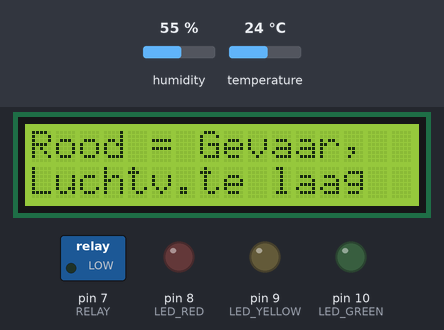
Recording of a sketch running on a simulated Arduino Uno, built with avr-gcc and run on an emulated ATmega328P. On the bench: 16×2 character LCD, switched loads named in the sketch (green lamp = pin HIGH), output pins drawn as LEDs (lit = HIGH). Inputs (shaded band) come from the test bench; at power-on: humidity 55 %, temperature 24 °C. What the sketch prints to the serial monitor is not drawn.

Above: at 6.1 s.
At 19.2 s:
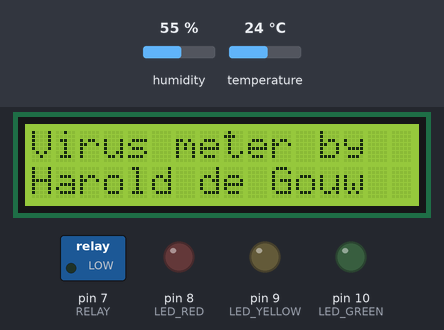
19.3 s: humidity set to 22 %
At 21.0 s:
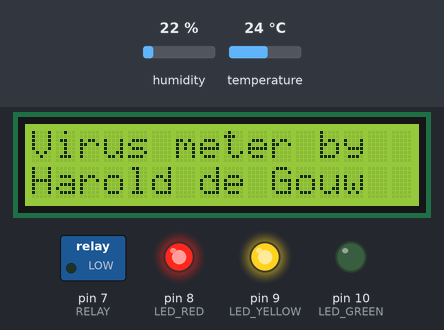
At 26.1 s:
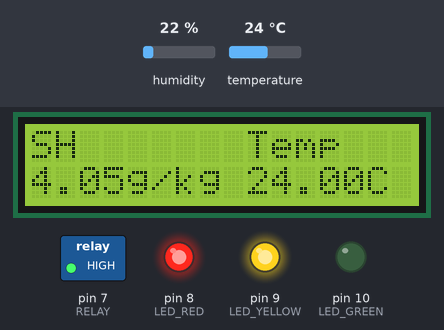
Timing chart, 0 to 27.6 s (numbered marks = the images above; inputs shaded):
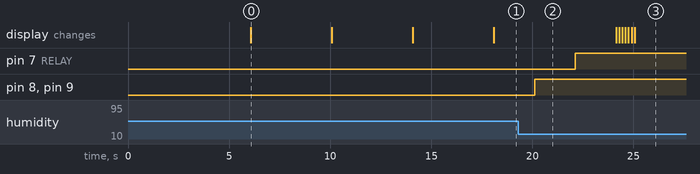

Measured:
- what the display in image 0 shows lasts 4.0 s, from 6.1 s to 10.1 s

The sketch:

AH_meter10_SH.ino
```cpp
/*
  LiquidCrystal Library

 Demonstrates the use a 16x2 LCD display.  The LiquidCrystal
 library works with all LCD displays that are compatible with the
 Hitachi HD44780 driver. There are many of them out there, and you
 can usually tell them by the 16-pin interface.

 This sketch prints the sensor redings to the LCD

  The circuit:
 * LCD RS pin to digital pin 12
 * LCD Enable pin to digital pin 11
 * LCD D4 pin to digital pin 5
 * LCD D5 pin to digital pin 4
 * LCD D6 pin to digital pin 3
 * LCD D7 pin to digital pin 2
 * LCD R/W pin to ground
 * LCD VSS pin to ground
 * LCD VCC pin to 5V
 * 10K resistor:
 * ends to +5V and ground
 * wiper to LCD VO pin (pin 3)

 //27-4-2020 combined scteches by Harold de Gouw.
*/

// include the library code:
#include "DHT.h"
#include <LiquidCrystal.h>
#include <math.h>

#define DHTPIN 13     // Digital pin connected to the DHT sensor
// Feather HUZZAH ESP8266 note: use pins 3, 4, 5, 12, 13 or 14 --
// Pin 15 can work but DHT must be disconnected during program upload.
#define RELAY 7
#define LED_RED 8
#define LED_YELLOW 9
#define LED_GREEN 10

// Uncomment whatever type you're using!
#define DHTTYPE DHT11 // DHT 11

// DHT: Connect pin 1 (on the left) of the sensor to +5V
// NOTE: If using a board with 3.3V logic like an Arduino Due connect pin 1
// to 3.3V instead of 5V!
// Connect pin 2 of the sensor to whatever your DHTPIN is
// Connect pin 4 (on the right) of the sensor to GROUND
// Connect a 10K resistor from pin 2 (data) to pin 1 (power) of the sensor

// Initialize DHT sensor.
// Note that older versions of this library took an optional third parameter to
// tweak the timings for faster processors.  This parameter is no longer needed
// as the current DHT reading algorithm adjusts itself to work on faster procs.
DHT dht(DHTPIN, DHTTYPE);

// initialize the library by associating any needed LCD interface pin
// with the arduino pin number it is connected to
const int rs = 12, en = 11, d4 = 5, d5 = 4, d6 = 3, d7 = 2;
LiquidCrystal lcd(rs, en, d4, d5, d6, d7);

//For calculating the Absolute humidity set all readings to zero
float t = 0; //Temperature °C
float pressavg = 0; //airpressure [hPa]
float h = 0; //Humidity Relative %
float tempK = 0; //Temperature °K
float vp = 0; // Saturation vapor pressure [hPa]
float mr = 0; //Mixing Ratio, W or specific Humidity g/kg
float ah = 0; //Absolute Humidity g/m³
float vpe = 0; // Water vapor pressure

// CONSTANTS FOR SATURATED VAPOR PRESSURE CALCULATION
float a0 = 6.107799961;
float a1 = 0.4436518521;
float a2 = 0.01428945805;
float a3 = 0.0002650648471;
float a4 = 0.000003031240396;
float a5 = 0.00000002034080948;
float a6 = 0.00000000006136820929;


void setup() {
  //DHT sensor:
  Serial.begin(9600);
  Serial.println(F("Humidity Mesurement by Harold de Gouw"));
  dht.begin();


  // set up the LCD's number of columns and rows:
  lcd.begin(16, 2);
  // Print a message to the first line of the LCD. Virus spreading risk meter
  lcd.print("Virus verspreid-");
  lcd.setCursor(0, 1);
  lcd.print("ingsrisico meter");
  delay(6000);
  lcd.clear();
  lcd.print("Rood = Gevaar, ");
  lcd.setCursor(0, 1);
  lcd.print("Luchtv.te laag ");
  delay(4000);
  lcd.clear();
  lcd.print("Geel = Let Op!, ");
  lcd.setCursor(0, 1);
  lcd.print("Luchtv. te laag ");
  delay(4000);
  lcd.clear();
  lcd.print("Groen = Veilig, ");
  lcd.setCursor(0, 1);
  lcd.print("Luchtvochtigh OK ");
  delay(4000);
  lcd.clear();
  lcd.print("Virus meter by");
  lcd.setCursor(0, 1);
  lcd.print("Harold de Gouw");

      //Relay and leds
      pinMode(RELAY, OUTPUT);
      pinMode(LED_RED, OUTPUT);
      pinMode(LED_YELLOW, OUTPUT);
      pinMode(LED_GREEN, OUTPUT);
}

void loop() {
// MESUREMENT ACQUISITION
  // Wait a few seconds between DHT measurements.
  delay(2000);

  // Reading temperature or humidity takes about 250 milliseconds!
  // Sensor readings may also be up to 2 seconds 'old' (its a very slow sensor)
  float h = dht.readHumidity();
  // Read temperature as Celsius (the default)
  float t = dht.readTemperature();
  // Air pressure hpa
  pressavg = 1013.25;

  // Check if any reads failed and exit early (to try again).
  if (isnan(h) || isnan(t)) {
    Serial.println(F("Failed to read from DHT sensor!"));
    return;
  }


//LED and Relay swiched
  //if the absolute humidity decrease lower than 6 g/M3 the Red Led will turn ON or if higher, the led remain off. So whenever the absolute humidity goes beneath 6 g/m3,
  //we need to make the LED Pin (PIN 8) high to make the Red LED ON. And when the absolute humidity goes higher then 6 g/m3, we need to make the RELAY pin high to turn ON the Relay Module. And so on.
  //Relay Humidity swiched
  //if the absolute humidity increase less than 8 g/M3 the RELAY will turn OFF or if more, the RELAY will turn on. So whenever the absolute humidity goes above than 8 g/m3,
  //we need to make the RELAY Pin (PIN 8) low to make the Relay module OFF. And when the absolute humidity goes below 8 g/m3, we need to make the RELAY pin high to turn ON the Relay Module.
   if (mr < 6.5) digitalWrite(LED_RED, HIGH);
else if (mr > 6.5) digitalWrite(LED_RED, LOW),delay(2000);
   if (mr < 8) digitalWrite(LED_YELLOW, HIGH);
else if (mr > 6 ) digitalWrite(LED_YELLOW, LOW),delay(2000);
  if (mr > 7.5) digitalWrite(LED_GREEN, HIGH);
else if (mr < 7.5) digitalWrite(LED_GREEN , LOW),delay(2000);
   if (mr < 8) digitalWrite(RELAY, HIGH),delay(2000);
else if (mr > 8.2) digitalWrite(RELAY, LOW),delay(2000);


// CALCULATIONS
  tempK = t + 273.15;                                                // °C to K conversion
  //  vp = 6.1078 * pow(10, ((7.500 * temp) / (237.300 + temp)));           // Saturation vapor pressure [hPa]
  vp = a0 + t * (a1 + t * ( a2 + t * (a3 + t * ( a4 + t * (a5 + a6 * t)))));
  vpe = (h * vp) / 100.00;                                            // Water vapor pressure
  mr = 621.9907 * vpe / (pressavg - vpe);                                  // Mixing ratio / Specific humidity
  ah = 2.16679 * vpe * 100 / tempK;                                     // Asolute humidity


//Print sensor readings in serial monitor
  Serial.print(F("Relative Humidity: "));
  Serial.print(h);
  Serial.print(F("%   Absulte Humidity: "));
  Serial.print(ah);
  Serial.print(F("g/m3   Temperature: "));
  Serial.print(t);
  Serial.print(F("°C    SH"));
  Serial.print(mr);
  Serial.println(F("g/kg"));


//Print sensor readings in lcd screen
  // set the cursor to column 0, line 1
  // (note: line 1 is the second row, since counting begins with 0):

  lcd.setCursor(0, 0);
  // Print a message to the first line of the LCD.
  lcd.print("RH     SH       Temp");

  lcd.setCursor(0, 1);
  lcd.print(h);
  lcd.print(F("% "));
  lcd.print(mr);
  lcd.print(F("g/kg "));
  lcd.print(t);
  lcd.print(F("C "));

  // scroll 7 positions to the left
  // to move it back to beginning:
  for (int positionCounter = 0; positionCounter < 7; positionCounter++) {
    // scroll one position left:
    lcd.scrollDisplayLeft();
    // wait a bit:
    delay(150); }
  // delay at the end of the full loop:
  delay(4000);
  for (int positionCounter = 0; positionCounter < 7; positionCounter++) {
    // scroll one position right:
    lcd.scrollDisplayRight();
    // wait a bit:
    delay(150); }
  // delay at the end of the full loop:
  delay(1);
}
```
